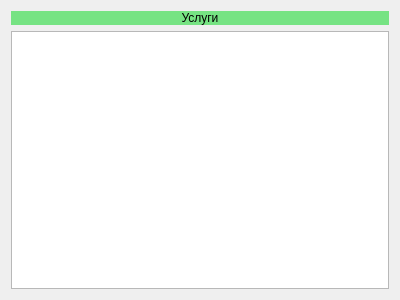
<?xml version="1.0" encoding="UTF-8"?>
<ui version="4.0">
 <class>Dialog</class>
 <widget class="QDialog" name="Dialog">
  <property name="geometry">
   <rect>
    <x>0</x>
    <y>0</y>
    <width>400</width>
    <height>300</height>
   </rect>
  </property>
  <property name="windowTitle">
   <string>Dialog</string>
  </property>
  <property name="styleSheet">
   <string notr="true">font: 10pt &quot;Comic Sans MS&quot;;</string>
  </property>
  <layout class="QVBoxLayout" name="verticalLayout_2">
   <item>
    <layout class="QVBoxLayout" name="table_client">
     <item>
      <widget class="QLabel" name="label">
       <property name="styleSheet">
        <string notr="true">background-color: rgb(118, 227, 131);</string>
       </property>
       <property name="text">
        <string>Услуги</string>
       </property>
       <property name="alignment">
        <set>Qt::AlignCenter</set>
       </property>
      </widget>
     </item>
     <item>
      <widget class="QTableView" name="tableView"/>
     </item>
    </layout>
   </item>
  </layout>
 </widget>
 <resources/>
 <connections/>
</ui>
